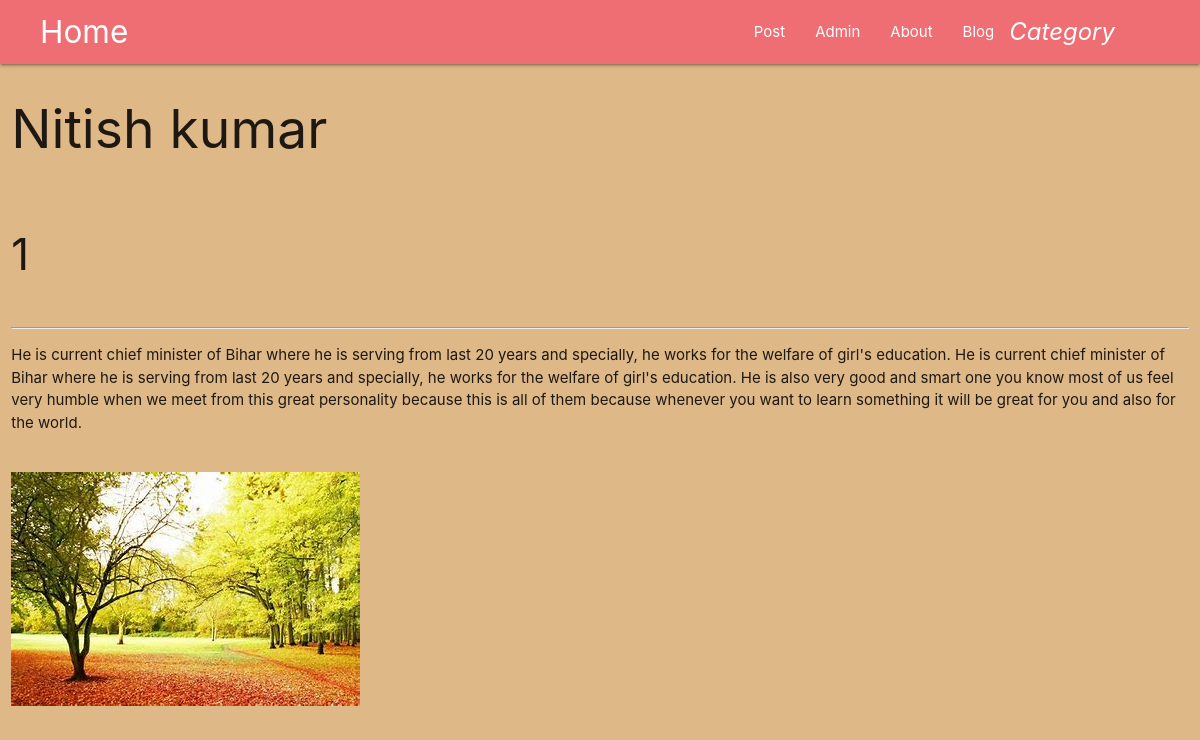
/readmore/1, run on the app's committed database.
### Blog/models.py (models this page shows, shortened)
class Post(models.Model):
    Post_id = models.AutoField(primary_key=True)
    Title = models.CharField(max_length=350)
    Post_content = models.TextField()
    Post_url = models.CharField(max_length=200)
    Post_image = models.ImageField(upload_to='PostImage')
    Post_date = models.DateTimeField(auto_now_add=True,null=True)
    Post_category_link = models.ForeignKey(BlogTitles,on_delete=models.CASCADE)

### Blog/views.py (the view)
# urls.py: path('readmore/<int:id>',read,name='readmore')
def read(request,id):
    urlValue = Post.objects.get(pk = id)
    return render(request,'read.html',{'urlValue':urlValue})

### Templates/BlogTemplate/read.html (shortened to what this page needs)
{% extends "base.html" %}
    {% block body %}
            <div class="row">
                <div class="col s12">
                    <h2>{{urlValue.Title}}</h2>
                    <br>
                    <h3>{{urlValue.Post_id}}</h3>
                    <br><hr>
                    <p>{{urlValue.Post_content}}</p>
                    <br>
                    <img src="/Media/{{urlValue.Post_image}}">
                </div>
            </div>
    {% endblock body %}

### data on the page
Post: Title "Nitish kumar", Post_id "1", Post_content "He is current chief minister of Bihar where he is serving from last 20 years and specially, he works for the welfare of girl's education. He is current chief minister of Bihar where he is serving from last 20 years and specially, he works for the welfare of girl's education. He is also very good and smart one you know most of us feel very humble when we meet from this great personality because this is all of them because whenever you want to learn something it will be great for you and also for the world.", Post_image (picture)
